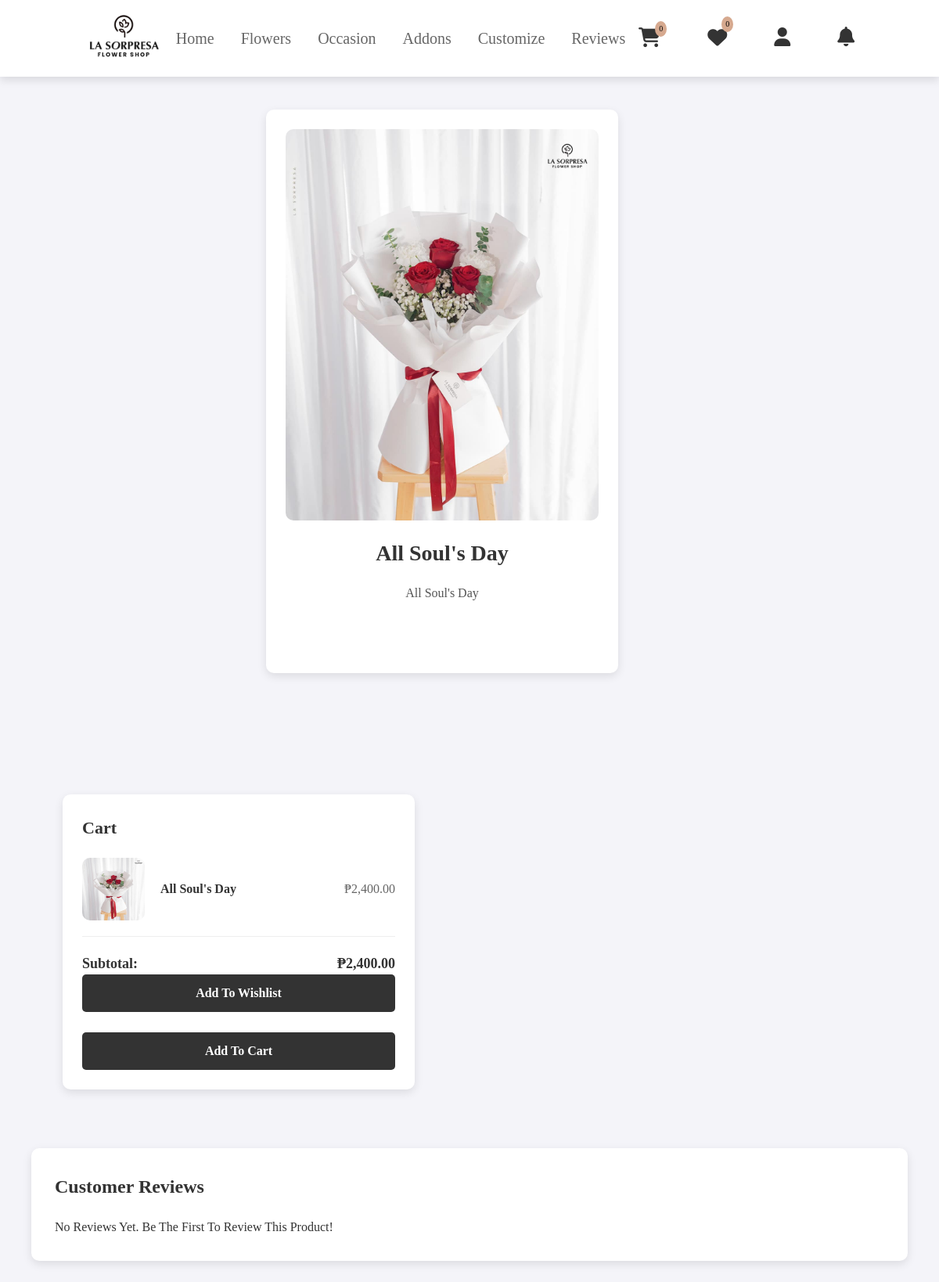
The app's page /users/occasion-details.php?p_id=44 with its own data.
### tables this page shows
CREATE TABLE `product` (
  `p_id` int(11) NOT NULL,
  `name` varchar(255) NOT NULL,
  `old_price` varchar(10) NOT NULL,
  `discount` int(100) NOT NULL,
  `current_price` varchar(10) NOT NULL,
  `quantity` int(10) NOT NULL,
  `featured_photo` varchar(255) NOT NULL,
  `description` text NOT NULL,
  `short_description` text NOT NULL,
  `feature` text NOT NULL,
  `other_photo` text NOT NULL,
  `condition` text NOT NULL,
  `is_featured` int(1) NOT NULL,
  `is_active` int(1) NOT NULL,
  `ecat_id` int(11) NOT NULL
);

### users/occasion-details.php (the view, shortened to what this page needs)
<?php
require 'conn.php';
$p_id = isset($_GET['p_id']) ? (int) $_GET['p_id'] : 0;
if ($p_id) {
    $statement = $pdo->prepare("
    SELECT p_id, name, featured_photo, current_price, description, quantity
    FROM product
    WHERE p_id = :p_id
");
$statement->bindParam(':p_id', $p_id, PDO::PARAM_INT);
$statement->execute();
$product = $statement->fetch(PDO::FETCH_ASSOC);
$product_quantity = $product['quantity'];
} else {
    echo "<p>Invalid product ID.</p>";
    exit;
}
  $reviewStmt = $pdo->prepare("
  SELECT r.review, r.rating, r.created_at, c.cust_name
  FROM reviews r
  LEFT JOIN customer c ON r.customer_id = c.cust_id
  WHERE r.product_id = :p_id
  ORDER BY r.created_at DESC
");
$reviewStmt->bindParam(':p_id', $p_id, PDO::PARAM_INT);
$reviewStmt->execute();
$reviews = $reviewStmt->fetchAll(PDO::FETCH_ASSOC);
?>
<?php include('navuser.php'); ?>
<link rel="stylesheet" href="../css/prod-details.css?">
    <main>
        <div class="pic">
            <img src="../admin/uploads/<?php echo htmlspecialchars($product['featured_photo']); ?>"
                alt="<?php echo htmlspecialchars($product['name']); ?>">
            <h1><?php echo htmlspecialchars($product['name']); ?></h1>
            <p><?php echo htmlspecialchars($product['description']); ?></p>
            <section>
        </div>
        <main>
            <div class="sidebar">
                <h2>Cart</h2>
                <div class="cart-item">
                    <img src="../admin/uploads/<?php echo htmlspecialchars($product['featured_photo']); ?>"
                        alt="Cart Item">
                    <h4><?php echo htmlspecialchars($product['name']); ?></h4>
                    <div class="price">₱<?php echo number_format($product['current_price'], 2); ?></div>
                </div>
                <div class="total">
                    <span>Subtotal:</span>
                    <span>₱<?php echo number_format($product['current_price'], 2); ?></span>
                </div>
                <button id="addToWishlistButton" data-id="<?php echo $product['p_id']; ?>"
                    data-name="<?php echo htmlspecialchars($product['name']); ?>"
                    data-price="<?php echo htmlspecialchars($product['current_price']); ?>"
                    onclick="addToWishlist(<?php echo $product['p_id']; ?>)"><ion-icon name="heart"></ion-icon>
                    Add to Wishlist
                </button><br><br>
                <button id="addToCartButton" data-id="<?php echo $product['p_id']; ?>"
                    data-name="<?php echo htmlspecialchars($product['name']); ?>"
                    data-price="<?php echo htmlspecialchars($product['current_price']); ?>"
                    onclick="addToCart(<?php echo $product['p_id']; ?>)"
                    <?php if ($product_quantity == 0) echo 'disabled'; ?>>
                    Add to Cart
                </button>
            </div>
        </main>
        <section id="reviews">
    <h3>Customer Reviews</h3>
    <?php if (empty($reviews)): ?>
        <p>No reviews yet. Be the first to review this product!</p>
    <?php endif; ?>
</section>
</body>
</html>

### css/footer.css (style rules this page uses)
:root { --pink: #e84393; --main: #d0bcb3; --font: #d18276; --button: #d6a98f; --footer: #e7d0c5 ; }

### css/main.css (style rules this page uses)
:root { --pink: #e84393; --main: #d0bcb3; --font: #d18276; --button: #d6a98f; --bg: rgb(233, 221, 204); }
* { margin: 0; padding: 0; font-family: "NudMotoya Maru W55 W5"; outline: none; border: none; text-decoration: none; text-transform: capitalize; transition: .2s linear; }
html { font-size: 62.5%; scroll-behavior: smooth; scroll-padding-top: 6rem; overflow-x: hidden; }
section { padding: 2rem 9%; }

### css/prod-details.css (style rules this page uses)
:root { --pink: #e84393; --pink: #e84393; --main: #d0bcb3; --font: #d18276; --button: #d6a98f; --bg: rgb(233, 221, 204); }
* { margin: 0; padding: 0; box-sizing: border-box; }
main { display: flex; justify-content: space-between; align-items: flex-start; padding: 40px; gap: 5px; flex-wrap: wrap; margin-top: 10rem; }
.pic { display: flex; flex-direction: column; max-width: 450px; background-color: #ffffff; padding: 25px; border-radius: 10px; box-shadow: 0 4px 12px rgba(0, 0, 0, 0.1); margin-left: 30rem; }
.pic img { width: 100%; height: 500px; object-fit: cover; border-radius: 10px; margin-bottom: 20px; transition: transform 0.3s; }
.pic h1 { font-size: 28px; margin-bottom: 15px; color: #333; text-align: center; }
.pic p { font-size: 16px; color: #555; line-height: 1.6; margin-bottom: 25px; text-align: center; }
#reviews { width: 100%; margin-top: 30px; background-color: #ffffff; padding: 30px; border-radius: 10px; box-shadow: 0 4px 12px rgba(0, 0, 0, 0.1); order: 2; }
#reviews h3 { font-size: 24px; margin-bottom: 20px; color: #333; }
.sidebar { margin-top: 1rem; margin-left: 0; margin-right: 25rem; width: 50rem; max-width: 450px; background-color: #ffffff; padding: 25px; border-radius: 10px; box-shadow: 0 4px 12px rgba(0, 0, 0, 0.1); align-self: flex-start; }
.sidebar h2 { font-size: 22px; color: #333; margin-bottom: 20px; font-weight: 600; }
.cart-item { display: flex; align-items: center; margin-bottom: 20px; padding-bottom: 20px; border-bottom: 1px solid #eee; }
.cart-item img { width: 80px; height: 80px; border-radius: 10px; margin-right: 20px; }
.cart-item h4 { font-size: 16px; color: #333; }
.cart-item .price { font-size: 16px; color: #666; margin-left: auto; }
.sidebar .total { display: flex; justify-content: space-between; font-size: 18px; color: #333; font-weight: bold; margin-top: 20px; }
.sidebar button { width: 100%; padding: 15px; font-size: 16px; background-color: #333; color: #ffffff; border: none; border-radius: 5px; cursor: pointer; font-weight: 600; transition: background-color 0.3s; }

### records on screen
product: featured_photo (picture), name "All Soul's Day", description "All Soul's Day", current_price "2,400.00"

### other values on screen
$count "0"
